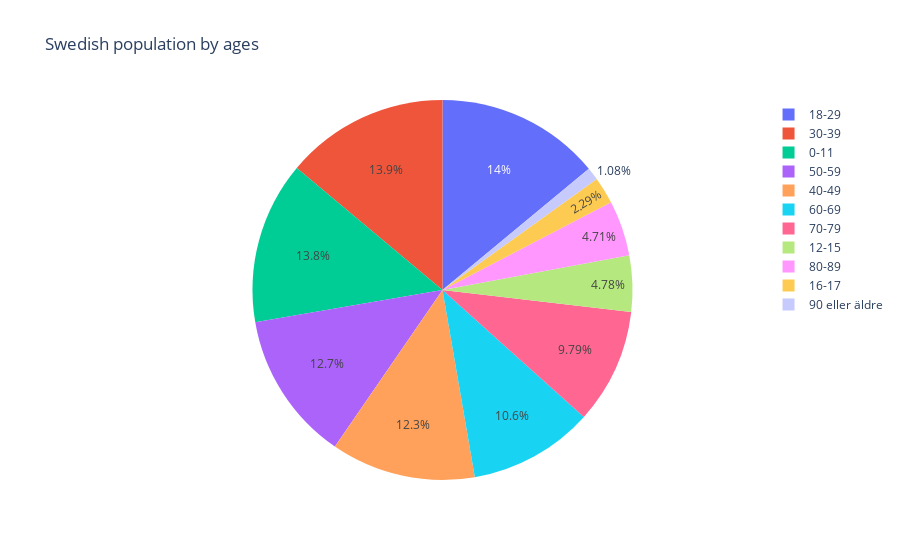

Here is the notebook cell this chart was saved with:
### Code cell
fig = px.pie(age_frame, values = 'population', names = 'age_group', title = "Swedish population by ages")
fig.show()
fig.write_html("./Visualizations/Plotly parts 1_2/Swedish_population_age.html")

### Figure 1 — Plotly figure (JSON) as saved in the notebook; plotly's stock layout.template omitted (floating-point values rounded to 4 significant figures)
{"data": [{"domain": {"x": [0, 1], "y": [0, 1]}, "hovertemplate": "age_group=%{label}<br>population=%{value}<extra></extra>", "labels": ["12-15", "16-17", "18-29", "30-39", "40-49", "50-59", "60-69", "70-79", "80-89", "90 eller äldre", "0-11"], "legendgroup": "", "name": "", "showlegend": true, "type": "pie", "values": [503831, 241539, 1475950, 1467590, 1298156, 1339798, 1121922, 1033113, 496750, 114141, 1456557]}], "layout": {"legend": {"tracegroupgap": 0}, "title": {"text": "Swedish population by ages"}}}
